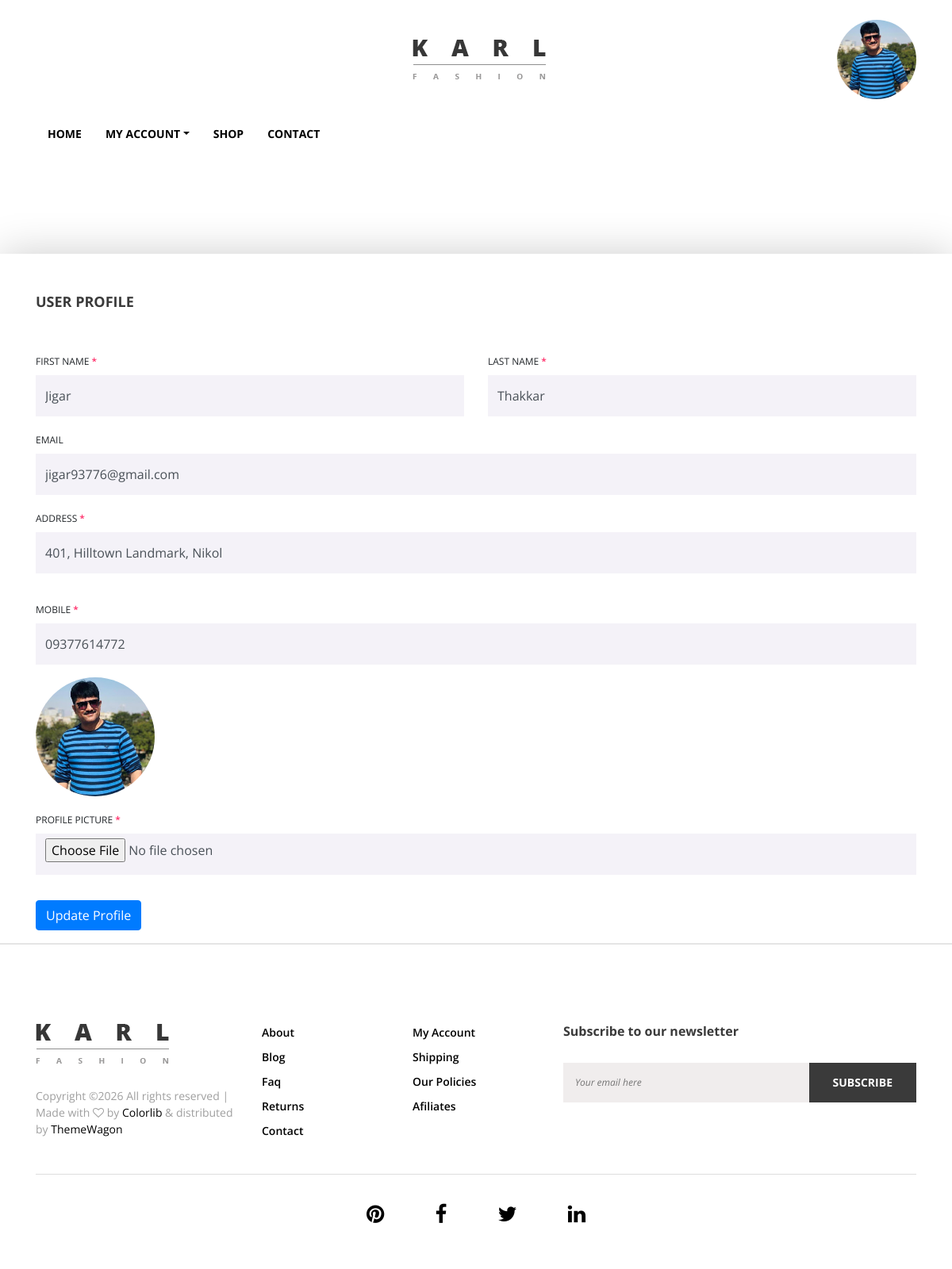
The app's page /profile/ (signed in) with its own data.
### myapp/models.py (models this page shows, shortened)
class User(models.Model):
    fname=models.CharField(max_length=100)
    lname=models.CharField(max_length=100)
    email=models.EmailField()
    mobile=models.CharField(max_length=20)
    address=models.TextField()
    password=models.CharField(max_length=100)
    profile_picture=models.ImageField(upload_to="profile_picture/")
    usertype=models.CharField(max_length=100,default="buyer")

### myapp/views.py (the view)
# urls.py: path('profile/',views.profile,name='profile'),
def profile(request):
    user=User.objects.get(email=request.session['email'])
    if request.method=="POST":
        user.fname=request.POST['fname']
        user.lname=request.POST['lname']
        user.mobile=request.POST['mobile']
        user.address=request.POST['address']
        try:
            user.profile_picture=request.FILES['profile_picture']
        except:
            pass
        user.save()
        request.session['profile_picture']=user.profile_picture.url
        msg="Profile Updated Successfully"
        if user.usertype=="buyer":
            return render(request,'profile.html',{'user':user,'msg':msg})
        else:
            return render(request,'seller-profile.html',{'user':user,'msg':msg})
    else:
        if user.usertype=="buyer":
            return render(request,'profile.html',{'user':user})
        else:
            return render(request,'seller-profile.html',{'user':user})

### myapp/templates/profile.html (shortened to what this page needs)
{% extends 'header.html' %}
{% load static %}
{% block content %}
<!DOCTYPE html>
<html lang="en">
<head>
</head>
<body>
    <div id="wrapper">
        <div class="checkout_area section_padding_10">
            <div class="container">
                <div class="row">
                    <div class="col-12 col-md-12">
                        <div class="checkout_details_area mt-50 clearfix">
                            <div class="cart-page-heading">
                                <h5>User Profile</h5>
                            </div>
                            <form action="{% url 'profile' %}" method="post" enctype="multipart/form-data">
                                <div class="row">
                                    <div class="col-md-6 mb-3">
                                        <label for="first_name">First Name <span>*</span></label>
                                        <input type="text" class="form-control" id="first_name" name="fname" value="{{user.fname}}">
                                    </div>
                                    <div class="col-md-6 mb-3">
                                        <label for="last_name">Last Name <span>*</span></label>
                                        <input type="text" class="form-control" id="last_name" name="lname"  value="{{user.lname}}">
                                    </div>
                                    <div class="col-12 mb-3">
                                        <label for="company">email</label>
                                        <input type="text" class="form-control" id="company" name="email"  value="{{user.email}}" readonly>
                                    </div>
                                    <div class="col-12 mb-3">
                                        <label for="street_address">Address <span>*</span></label>
                                        <input type="text" class="form-control mb-3" id="street_address" name="address" value="{{user.address}}">
                                    </div>
                                    <div class="col-12 mb-3">
                                        <label for="phone_number">Mobile <span>*</span></label>
                                        <input type="number" class="form-control" id="phone_number" min="0" name="mobile" value="{{user.mobile}}">
                                    </div>
                                    <div class="col-12 mb-3">
                                        <img src="{{user.profile_picture.url}}" style="width: 150px;height: 150px;border-radius: 50%;">
                                    </div>
                                    <div class="col-12 mb-3">
                                        <label for="street_address">Profile Picture <span>*</span></label>
                                        <input type="file" class="form-control mb-3" id="street_address" name="profile_picture">
                                    </div>
                                    <div class="col-12 mb-3">
                                        <input type="submit" class="btn btn-primary" id="street_address" value="Update Profile">
                                    </div>
                                </div>
                            </form>
                        </div>
                    </div>
                </div>
            </div>
        </div>
</body>
</html>
{% endblock %}

### myapp/static/css/core-style.css (style rules this page uses)
* { margin: 0; padding: 0; }
body { font-family: 'Open Sans', sans-serif; font-weight: 400; overflow-x: hidden; }
h1, h2, h3, h4, h5, h6 { color: #3a3a3a; line-height: 1.2; font-family: 'Open Sans', sans-serif; font-weight: 700; }
img { height: auto; max-width: 100%; }
.mt-50 { margin-top: 50px; }
#wrapper { position: relative; z-index: 1000; background-color: #fff; left: 0; top: 0; -webkit-transition: all linear 500ms; transition: all linear 500ms; box-shadow: 0 0 50px rgba(0, 0, 0, 0.2); }
.cart-page-heading { margin-bottom: 50px; }
.cart-page-heading h5 { text-transform: uppercase; font-size: 18px; }
.checkout_details_area form label { font-size: 12px; text-transform: uppercase; }
.checkout_details_area form label span { color: #ff084e; }
.checkout_details_area form .form-control, .checkout_details_area form .custom-select { height: 52px; border: none; background-color: #f4f2f8; border-radius: 0; }

### records on screen
User: fname "Jigar", lname "Thakkar", email "jigar93776@gmail.com", address "401, Hilltown Landmark, Nikol", mobile "09377614772", profile_picture (picture)
